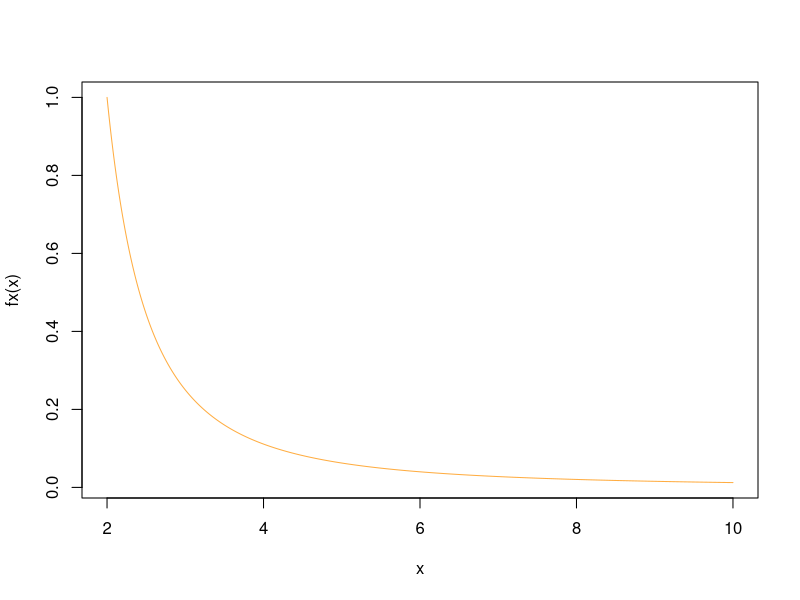
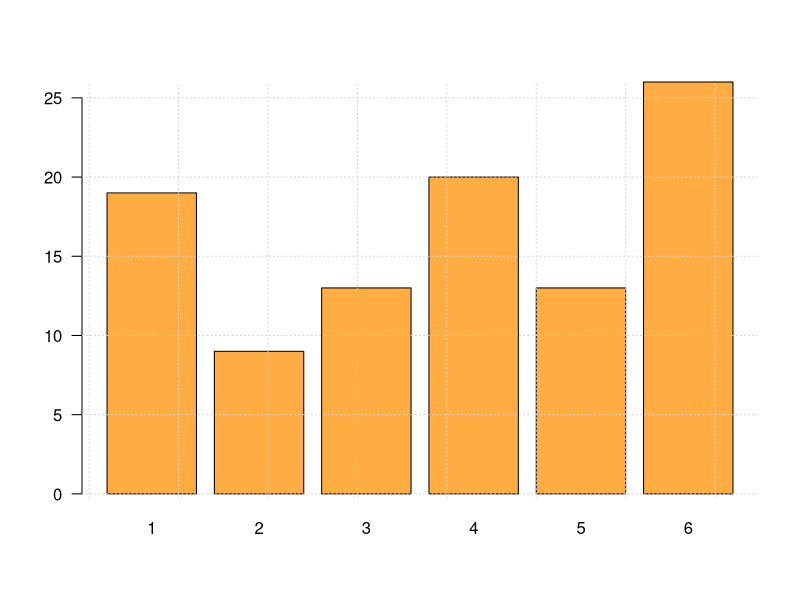
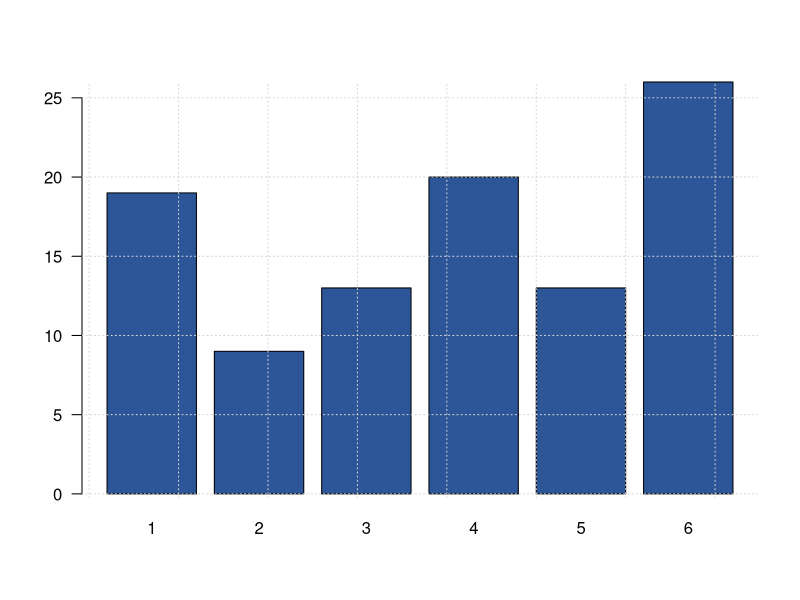

Recreate these plots in R, in order.
## ---- chunk 1
knitr::opts_chunk$set(echo = TRUE)

# colores
c0= "#FFCC00"
c1= "#FFAD42"
c2= "#FF5A42"
c3= "#E1286F"
c4= "#4983F6"
c5= "#783AC7"
c6= "#2C5697" # AZZUL INSTITUCIONAL
c7= "#F7F7F7" # FONDO GRIS CLARO WEB
## ---- chunk 2
x=c(1,2,3,4,5)         #<<
x
## ---- chunk 3
y=c("Muy regular", "Regular", "Bueno", "Muy bueno", "Excelente")
y
## ---- chunk 4
x=1:9
m=matrix(x,nrow=3)   #<<
m
## ---- chunk 5
x=1:9
y=10:18
z=19:27
mn=array(c(x,y),dim=c(3,3,3)) #<<
mn
## ---- chunk 6
x=c("rojo", "verde", "azul")
y=rep(x, times=4)
x
y

## ---- chunk 7
fx=function(x){1/(x-1)^2} #<<
fx(100) # funcion evaluada en x=100
## ---- chunk 8
x=seq(from=2,to=10, by=0.01)  # genera secuencia de numeros entre 2 y 10 con paso 0.01
plot(x, fx(x), type="l", col=c1) # genera grafica
## ---- chunk 9
y=sample(1:6,100, replace = T)  # generacion de datos
# funcion definida para la construccion de graficos
grafica=function(x,color){
        barplot(x,
                col=color, las=1)
        grid()
}

z=table(y) # generacion de tabla de datos
grafica(z,c1)  # evalua la funcion en los datos z y colo rojo
## ---- chunk 10
w=round(prop.table(z)*100,2)  # genera datos y constuye tabla en porcentaje
grafica(w,c6)  # evalua la funcion con w y color azul
